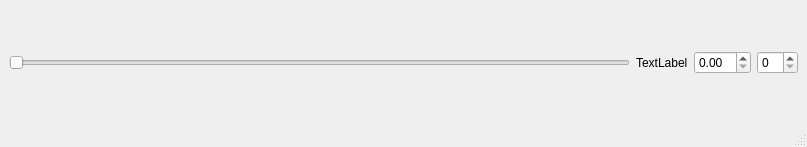
<?xml version="1.0" encoding="UTF-8"?>
<ui version="4.0">
 <class>MainWindow</class>
 <widget class="QMainWindow" name="MainWindow">
  <property name="geometry">
   <rect>
    <x>0</x>
    <y>0</y>
    <width>807</width>
    <height>147</height>
   </rect>
  </property>
  <property name="windowTitle">
   <string>MainWindow</string>
  </property>
  <widget class="QWidget" name="centralwidget">
   <layout class="QHBoxLayout" name="horizontalLayout">
    <item>
     <widget class="QSlider" name="horizontalSlider">
      <property name="orientation">
       <enum>Qt::Horizontal</enum>
      </property>
     </widget>
    </item>
    <item>
     <widget class="QLabel" name="label">
      <property name="text">
       <string>TextLabel</string>
      </property>
     </widget>
    </item>
    <item>
     <widget class="QDoubleSpinBox" name="doubleSpinBox"/>
    </item>
    <item>
     <widget class="QSpinBox" name="spinBox"/>
    </item>
   </layout>
  </widget>
  <widget class="QMenuBar" name="menubar">
   <property name="geometry">
    <rect>
     <x>0</x>
     <y>0</y>
     <width>807</width>
     <height>21</height>
    </rect>
   </property>
  </widget>
  <widget class="QStatusBar" name="statusbar"/>
 </widget>
 <resources/>
 <connections/>
</ui>
